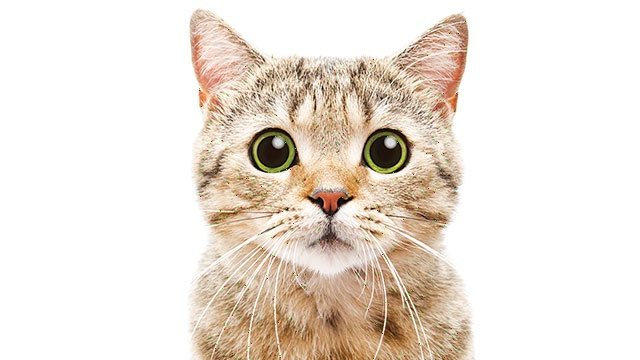
#> input picture File Gambar/kucing.jpg, 640 x 360 px, found by its file name
$ jupyter execute 5.FeatureDetectionandMatching.ipynb
#> lines starting #> are read from the running program, lines starting #| are printed output that depends on the picture
[cell 1]
import numpy as np
import cv2
from matplotlib import pyplot as plt

[cell 2]
img1 = cv2.imread('kucing.jpg')
#> img1 is the input picture: shape (360, 640, 3); mean B, G, R 217.4, 226.7, 235.9
img2 = cv2.imread('kucing2.jpg')
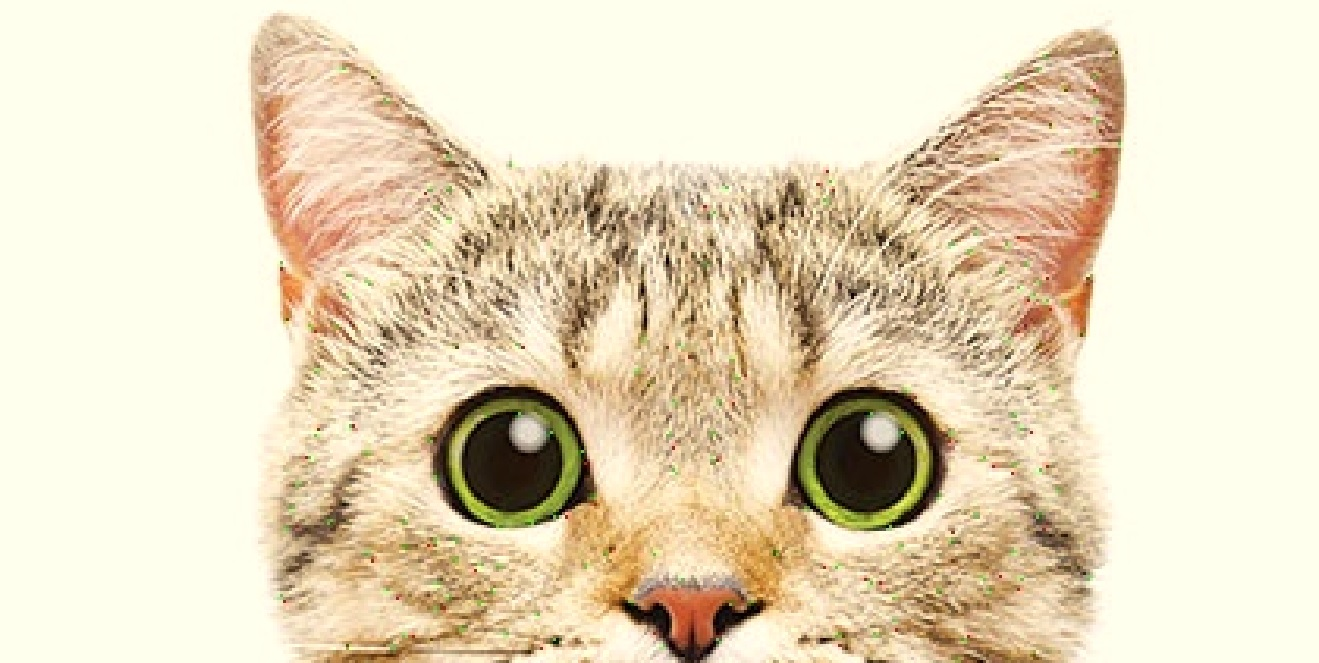
#> input picture File Gambar/kucing2.jpg, 1319 x 663 px, found by its file name
#> img2 is the input picture: shape (663, 1319, 3); mean B, G, R 189, 217.1, 230
gray1 = cv2.cvtColor(img1, cv2.COLOR_BGR2GRAY)
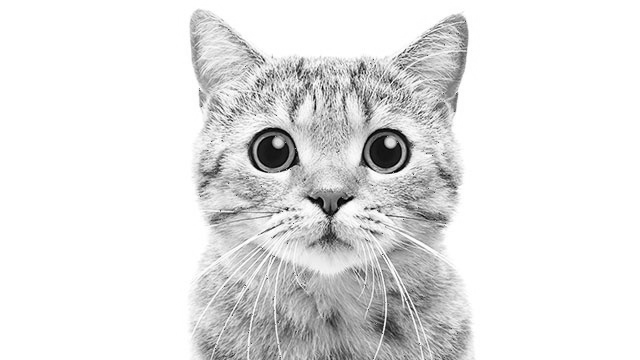
#> gray1: shape (360, 640); min 1, max 255, mean 228.4
gray2 = cv2.cvtColor(img2, cv2.COLOR_BGR2GRAY)
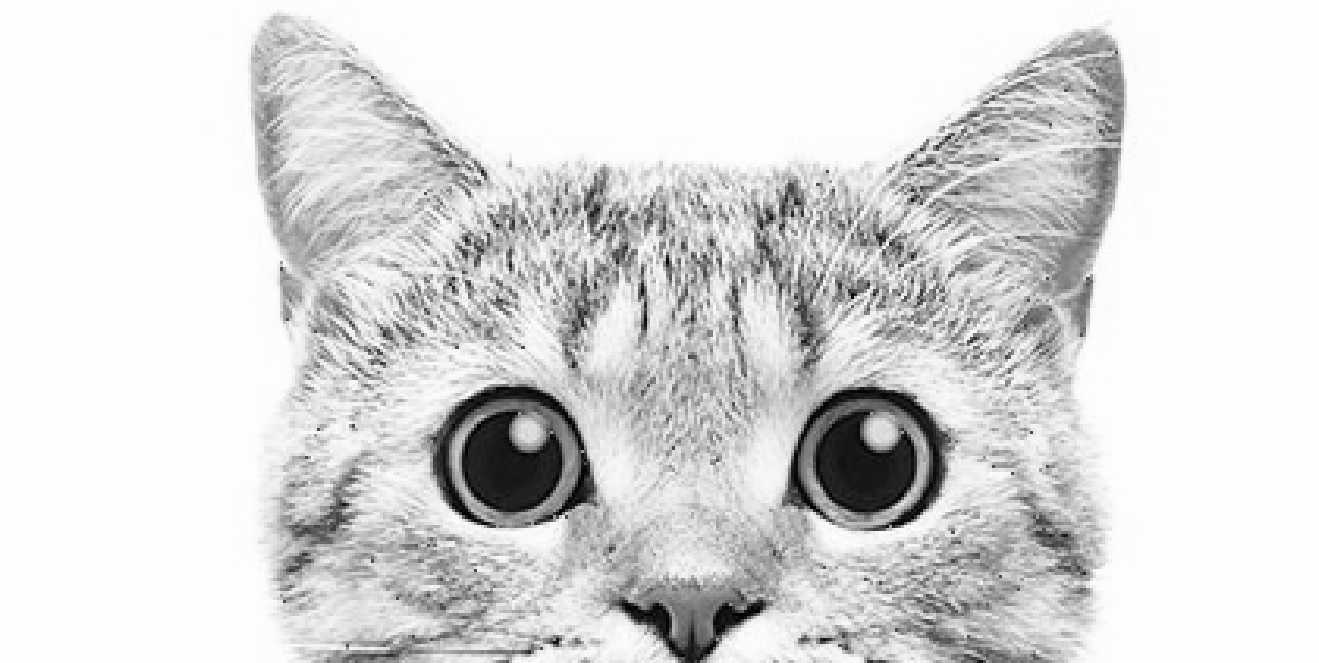
#> gray2: shape (663, 1319); min 0, max 253, mean 217.9

# Menggunakan detector SIFT (openCv terbaru jadi memakai SHIFT langsung)
sift = cv2.SIFT_create()

# Mencari Keypoint dengan SIFT
kp1, des1 = sift.detectAndCompute(gray1, None)
#> kp1 = 759 keypoints; strongest (x, y, size): (390, 142, 7.1), (278, 142, 6.8), (287, 209, 2.4), (271, 151, 27.5)
kp2, des2 = sift.detectAndCompute(gray2, None)
#> kp2 = 6598 keypoints; strongest (x, y, size): (1031, 432, 2.2), (881, 432, 22.3), (425, 193, 2.2), (528, 432, 21.3)

# Melakukan Matching dari hasil deteksi keypoints menggunakan BruteForce Matcher
bf = cv2.BFMatcher()
matches = bf.knnMatch(des1, des2, k=2)
#> matches = 759 matches

# Uji rasio matching sederhana
good = []
for m, n in matches:
    if m.distance < 0.5 * n.distance:
        good.append(m)
#> after the loop, good = 283 matches

# Menggambar hasil match pada gambar baru (IMG3)
img3 = cv2.drawMatches(img1, kp1, img2, kp2, good, None, flags=cv2.DrawMatchesFlags_NOT_DRAW_SINGLE_POINTS)
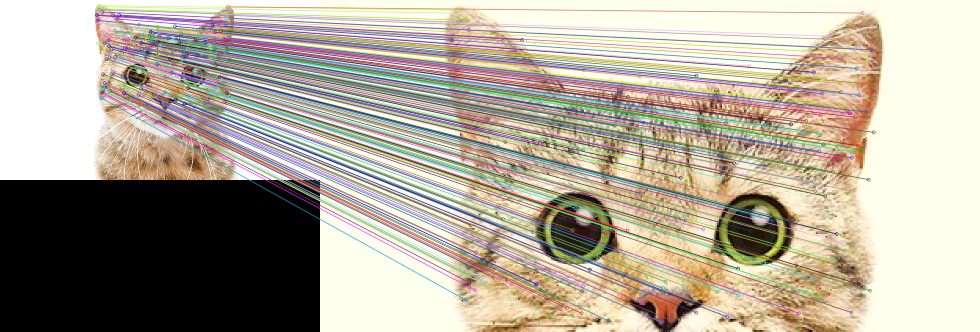
#> img3: shape (663, 1959, 3) (shown at 1/2 size); mean B, G, R 153.3, 168, 176.2

# Tampilkan gambar menggunakan Matplotlib
plt.imshow(cv2.cvtColor(img3, cv2.COLOR_BGR2RGB))
plt.show()
